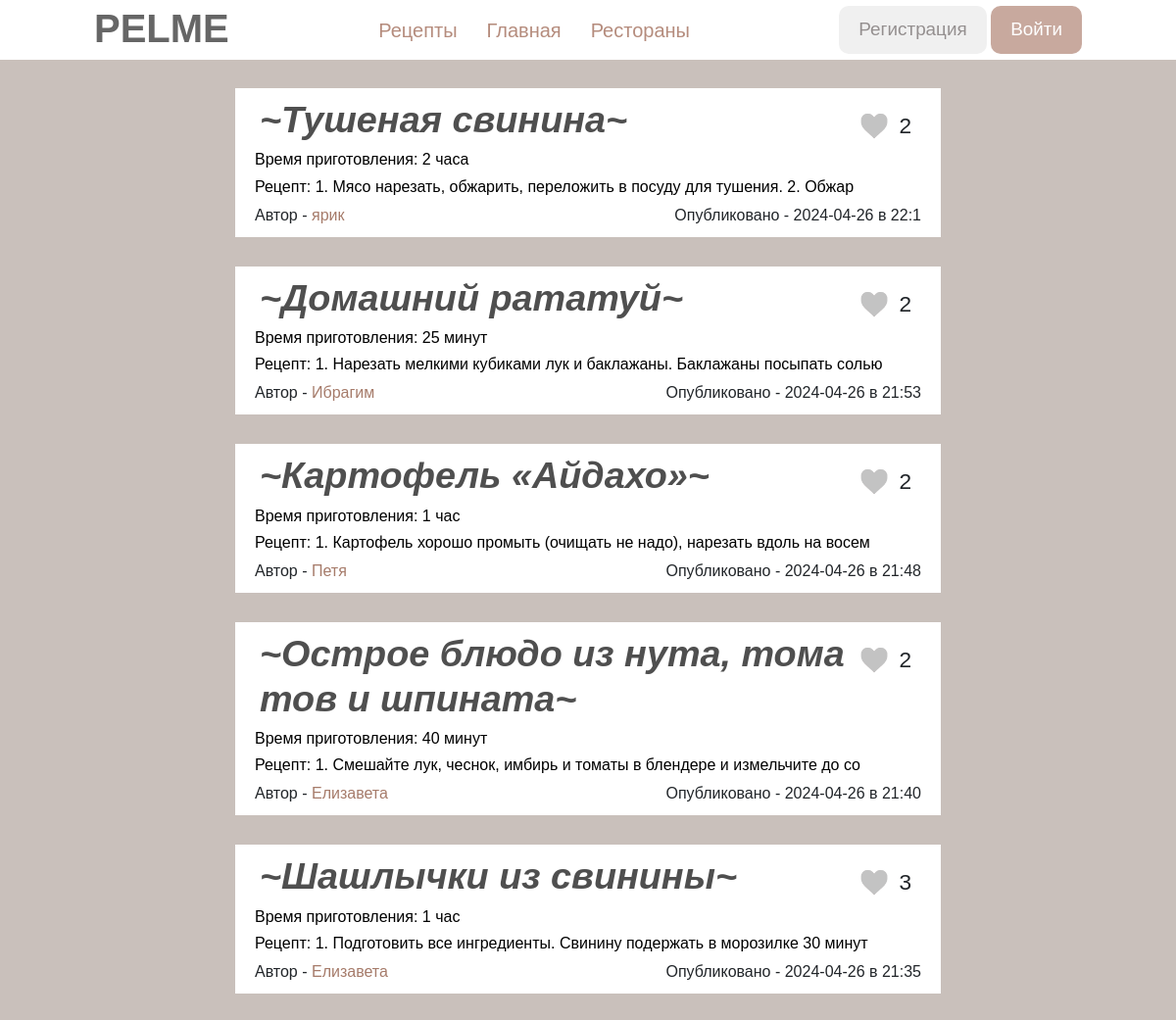
Page /recipes on the earlier database version.
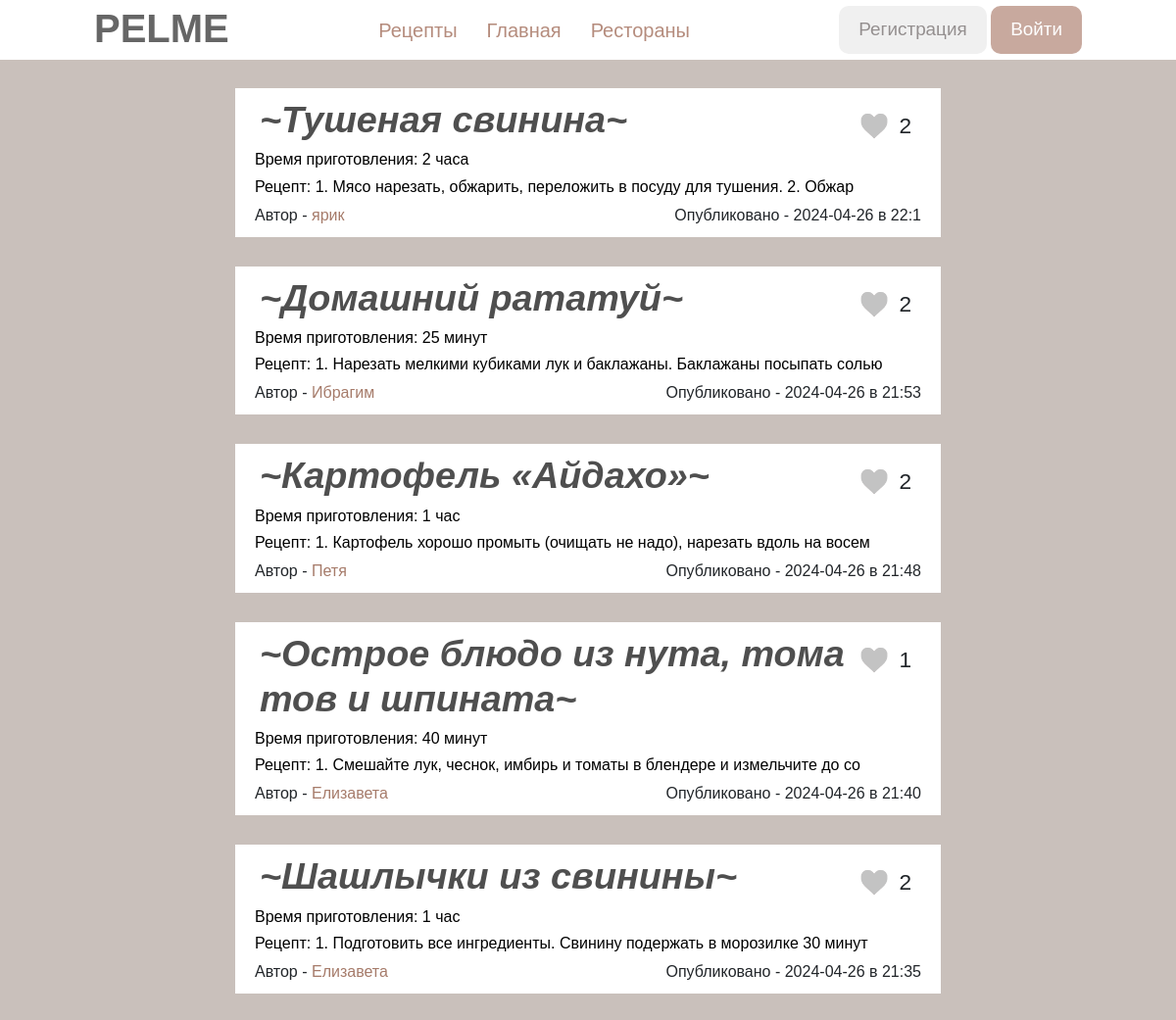
Same page on the later database version.
### data/recipes.py (models this page shows)
class Recipes(SqlAlchemyBase):
    __tablename__ = 'recipes'
    id = sqlalchemy.Column(sqlalchemy.Integer, primary_key=True, autoincrement=True)
    name = sqlalchemy.Column(sqlalchemy.String, nullable=True)
    text = sqlalchemy.Column(sqlalchemy.String, nullable=True)
    ingredients = sqlalchemy.Column(sqlalchemy.String, nullable=True)
    time = sqlalchemy.Column(sqlalchemy.String, nullable=True)
    photo = sqlalchemy.Column(sqlalchemy.String, nullable=True)
    count_likes = sqlalchemy.Column(sqlalchemy.String, nullable=True)
    users_likes = sqlalchemy.Column(sqlalchemy.String, nullable=True)
    modified_date = sqlalchemy.Column(sqlalchemy.DateTime, default=datetime.datetime.now)
    is_private = sqlalchemy.Column(sqlalchemy.Boolean, default=True)
    user_id = sqlalchemy.Column(sqlalchemy.Integer, sqlalchemy.ForeignKey("users.id"))
    user = orm.relationship('User')

### data/users.py (models this page shows, shortened)
class User(SqlAlchemyBase, UserMixin):
    __tablename__ = 'users'
    id = sqlalchemy.Column(sqlalchemy.Integer, primary_key=True, autoincrement=True)
    name = sqlalchemy.Column(sqlalchemy.String, nullable=True)
    surname = sqlalchemy.Column(sqlalchemy.String, nullable=True)
    avatar = sqlalchemy.Column(sqlalchemy.String, nullable=True)
    email = sqlalchemy.Column(sqlalchemy.String, unique=True, nullable=True)
    level = sqlalchemy.Column(sqlalchemy.String, nullable=True)
    liked_recipes = sqlalchemy.Column(sqlalchemy.String, nullable=True)
    hashed_password = sqlalchemy.Column(sqlalchemy.String, nullable=True)
    modified_date = sqlalchemy.Column(sqlalchemy.DateTime, default=datetime.datetime.now)
    recipes = orm.relationship("Recipes", back_populates='user')

### main.py (the view)
@app.route('/recipes')  # страница со всеми рецептами (сюда можно и неавторизированным пользователям)
def all_recipes():
    db_sess = db_session.create_session()
    recipes = db_sess.query(Recipes).filter(Recipes.is_private != True).order_by(Recipes.modified_date.desc()).all()
    list_liked_recipes = []
    if current_user.is_authenticated:  # а если все таки пользователь вошел, то показываем ему, что он лайкал
        list_liked_recipes = [int(i) for i in current_user.liked_recipes.split(',') if i != '']
    return render_template('recipes.html', title='Рецепты', recipes=recipes,
                           list_recipes=list_liked_recipes, db_sess=db_sess, user=User)

### data/db_session.py (called while the page is built)
def create_session() -> Session:
    global __factory
    return __factory()

### templates/recipes.html (shortened to what this page needs)
{% extends "base.html" %}
{% block content %}
<link rel="stylesheet" href="static/css/recipes.css">
    <div class="cols">
        {% if current_user.is_authenticated and add_recipes %}
            <div class="title-button">
                <h1 class="title-my-recipes">Ваши рецепты</h1>
                <button class="btn-add-rec" type="button" onclick="location.href='create_recipes'">Добавить свой
                    рецепт</button>
            </div>
        {% else %}
            <div class="empty"></div>
        {% endif %}
        {% if recipes %}
            {% for item in recipes %}
                <div class="one-recipe">
                    <form class="form-btn" id="likes" action="/change_likes" method="post">
                        <div class="in-line">
                            <h1 class="name">~{{ item.name }}~</h1>
                            <div class="likes-inline">
                                {% if item.id in list_recipes %}
                                <button class="photo-btn-like"><img src="/static/images/red_heart.png"></button>
                                {% else %}
                                <button class="photo-btn-like"><img src="/static/images/grey_heart.png"></button>
                                {% endif %}
                                <div class="likes">{{ item.count_likes }}</div>
                            </div>
                        </div>
                    </form>
                    <form class="form-btn" id="reading" action="read_recipe/{{ item.id }}" method="post">
                        <button class="btn-read" type="submit"  name="submit" class="col">
                            <div class="fields">
                                <h6 class="time">Время приготовления: {{ item.time }}</h6>
                                <h6 class="recipe">Рецепт: {{ item.text[:70] }}</h6>
                            </div>
                        </button>
                    </form>
                    <form class="form-author" id="show-profile" action="profile_user_recipe/{{ item.user_id }}" method="post">
                        <div class="author-date">
                            <div class="author">Автор - <button class="link" type="submit" >{{ item.user.name }}</button></div>
                            <div class="date">
                                Опубликовано - {{ item.modified_date.date() }} в {{ item.modified_date.hour }}:{{ item.modified_date.minute }}
                            </div>
                        </div>
                    </form>
                </div>
            {% endfor %}
        {% else %}
            <h5 class="not-recipes"> Пусто :( </h5>
        {% endif %}
    </div>
{% endblock %}

Differences in the rows shown:
changed Recipes "Острое блюдо из нута, томатов и шпината": count_likes "2" → "1"
changed Recipes "Шашлычки из свинины": count_likes "3" → "2"
